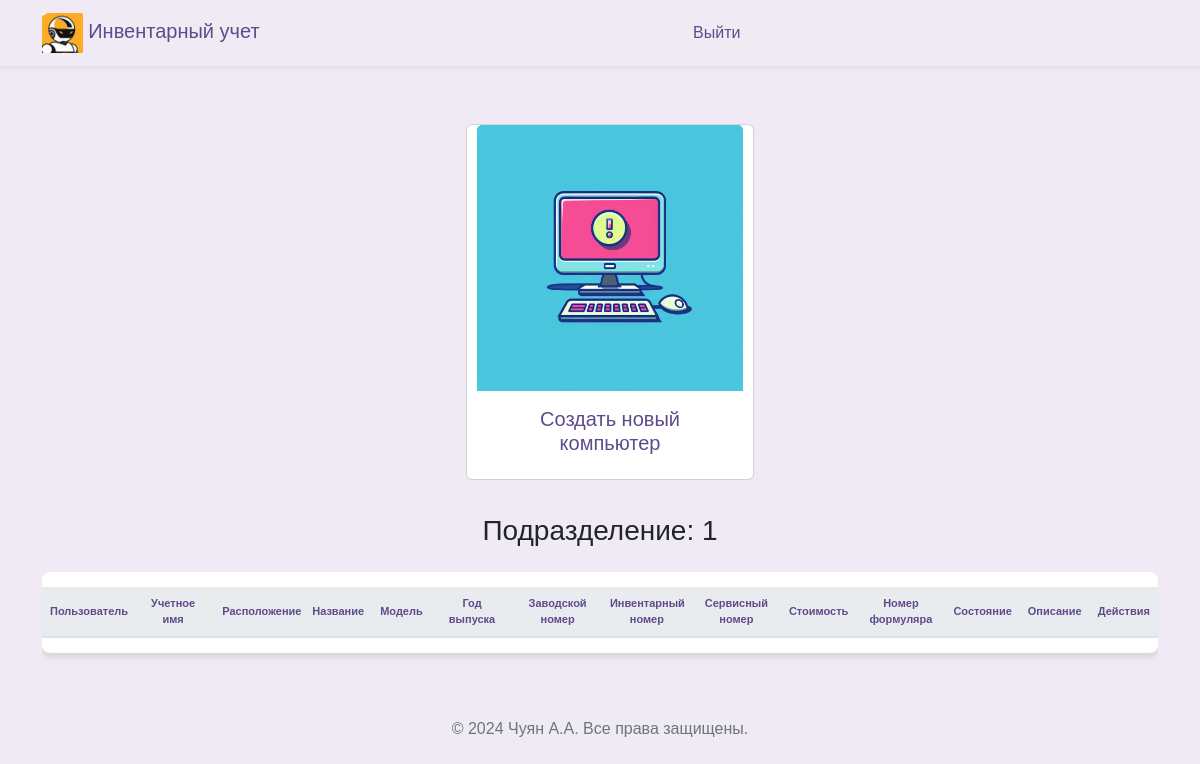
Page /arms (signed in) on the earlier database version.
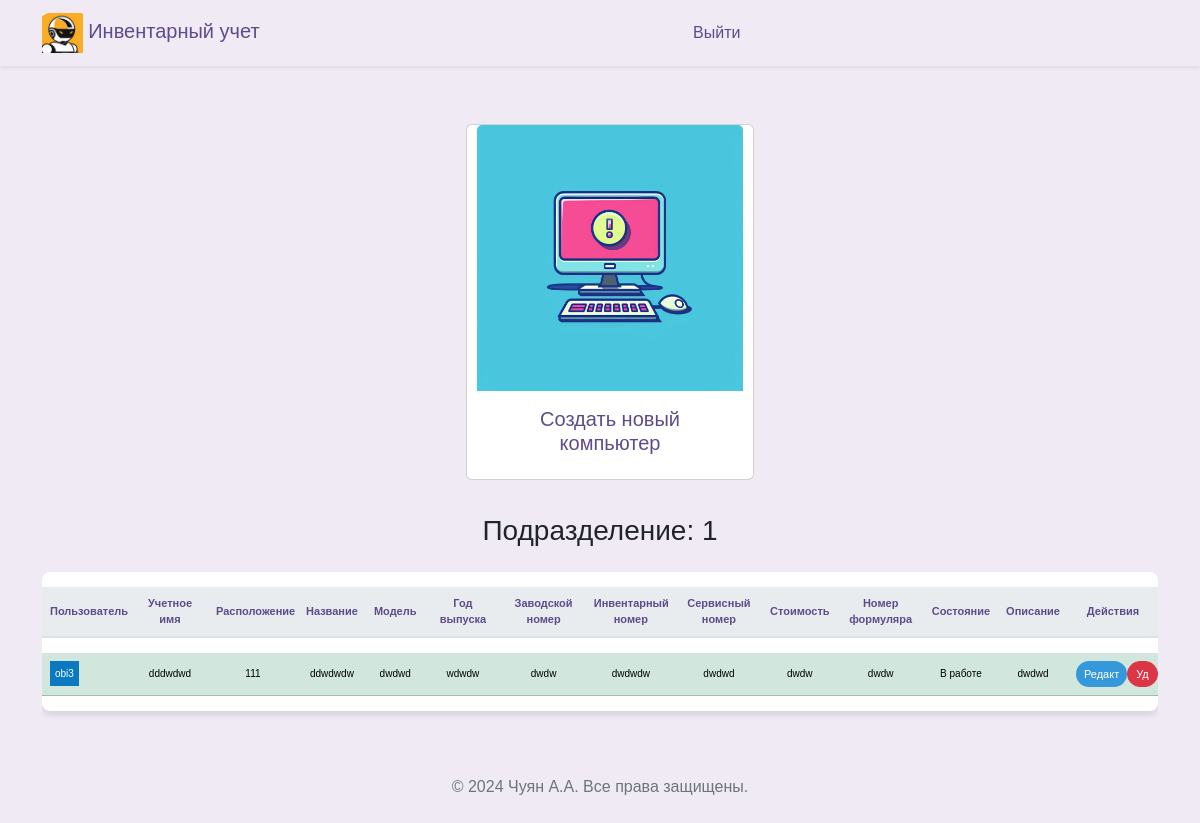
Same page on the later database version.
### src/database/models.py (models this page shows)
class Worker(Base):
    __tablename__ = "worker"
    id = Column(Integer, primary_key=True)
    role = Column(Enum(Role), default=Role.guest)
    fio = Column(String)
    name = Column(String, unique=True)
    password = Column(String)
    department = Column(String)
    position = Column(String)
    description = Column(String, default=None)
    conn_worker_arm = relationship(
        "Arm", back_populates="conn_arm_worker"
    )

class Arm(Base):
    __tablename__ = "arm"
    id = Column(Integer, primary_key=True)
    title = Column(String, unique=True)
    department_arm = Column(String)
    location = Column(String)
    name = Column(String)
    model = Column(String)
    release = Column(String)
    num_serial = Column(String)
    num_invent = Column(String)
    num_service = Column(String)
    price = Column(String)
    formular = Column(String)
    state = Column(String)
    description = Column(String, default=None)
    description2 = Column(String, default=None)
    description3 = Column(String, default=None)
    id_worker = Column(Integer, ForeignKey("worker.id"), default=1)
    conn_arm_worker = relationship(
        "Worker", back_populates="conn_worker_arm"
    )

### src/frontend/router.py (the view)
@router.get("/arms")
async def get_arms(
    request: Request,
    worker: Worker = Depends(get_worker_or_redirect),
    session: AsyncSession = Depends(get_session),
):
    data = await CRUDArm.get_all(session)
    data_worker = await CRUDWorker.get_all(session)
    log.debug(f"Debug --- /arms data= {data}")
    log.debug(f"Debug --- /arms data_users= {data_worker}")
    log.debug(f"Debug --- /arms data_users[0].name= {data_worker[0].name}")
    return templates.TemplateResponse(
        "arms/index.html",
        {"request": request, "worker": worker, "data": data, "data_worker": data_worker},
    )

### src/frontend/template/arms/index.html (shortened to what the changed rows need)
{% extends "base/base.html" %}
{% block content %}
<head>
</head>
<div class="row">
  <div class="col-12">
    <div class="table-responsive">
      <table class="table table-hover table-shadow table-rounded">
        <thead>
          <tr>
            <th scope="col" >Пользователь</th>
            <th scope="col" >Учетное имя</th>
            <th scope="col" >Расположение</th>
            <th scope="col" >Название</th>
            <th scope="col" >Модель</th>
            <th scope="col" >Год выпуска</th>
            <th scope="col" >Заводской номер</th>
            <th scope="col" >Инвентарный номер</th>
            <th scope="col" >Сервисный номер</th>
            <th scope="col" >Стоимость</th>
            <th scope="col" >Номер формуляра</th>
            <th scope="col" >Состояние</th>
            <th scope="col" >Описание</th>
            <th scope="col" >Действия</th>
          </tr>
        </thead>
        <tbody class="text-center">
          {% for tuple in data %}
            {% set object = tuple %}
              {% if object.department_arm == worker.department %}
                {% for tuple2 in data_worker %}
                  {% if tuple2.id == object.id_worker %}
                    <tr class="table-success">
                      <td>
                        <div style="display: flex;">
                          <span style="background-color: #0b79c2; color: white; padding: 5px;">
                              {% set varUserName = tuple2.name %}
                              {% set varUserId = tuple2.id %}
                              {{varUserName}}
                          </span>
                        </div>
                      </td>
                      <td>{{ object.title }}</td>
                      <td>{{ object.location }}</td>
                      <td>{{ object.name }}</td>
                      <td>{{ object.model }}</td>
                      <td>{{ object.release }}</td>
                      <td>{{ object.num_serial }}</td>
                      <td>{{ object.num_invent }}</td>
                      <td>{{ object.num_service }}</td>
                      <td>{{ object.price }}</td>
                      <td>{{ object.formular }}</td>
                      <td>{{ object.state }}</td>
                      <td>{{ object.description }}</td>
                      <td>
                        <div style="display: flex;">
                          <button type="button" class="btn btn-primary btn-sm" style="background-color: #3498db; color: white; font-size: 11px;"
                            data-bs-toggle="modal"
                            data-bs-target="#modalUpdate"
                            data-bs-id="{{object.id}}"
                            data-bs-user="{{varUserName}}"
                            data-bs-title="{{object.title}}"
                            data-bs-location="{{object.location}}"
                            data-bs-name="{{object.name}}"
                            data-bs-model="{{object.model}}"
                            data-bs-release="{{object.release}}"
                            data-bs-num_serial="{{object.num_serial}}"
                            data-bs-num_invent="{{object.num_invent}}"
                            data-bs-num_service="{{object.num_service}}"
                            data-bs-price="{{object.price}}"
                            data-bs-formular="{{object.formular}}"
                            data-bs-state="{{object.state}}"
                            data-bs-description="{{object.description}}"
                            data-bs-workerdepartment= "{{worker.department}}"
                            data-bs-user_id="{{varUserId}}"
                            console.log(data-bs-user)
                            >
                            Редакт
                          </button>
                          <button type="button" class="btn btn-danger btn-sm" style="color: white; font-size: 11px;"
                            onclick="deleteArm('{{ object.id }}')">
                            Уд
                          </button>
                        </div>
                      </td>
                    </tr>
                {% endif %}
              {% endfor %}
            {% endif %}
          {% endfor %}
        </tbody>
      </table>
    </div>
  </div>
</div>
{% endblock %}

Differences in the rows shown:
added Arm: title "dddwdwd", location "111", name "ddwdwdw", model "dwdwd", release "wdwdw", num_serial "dwdw", num_invent "dwdwdw", num_service "dwdwd", price "dwdw", formular "dwdw", state "В работе", description "dwdwd"
now on this page (row unchanged): Worker: name "obi3"
